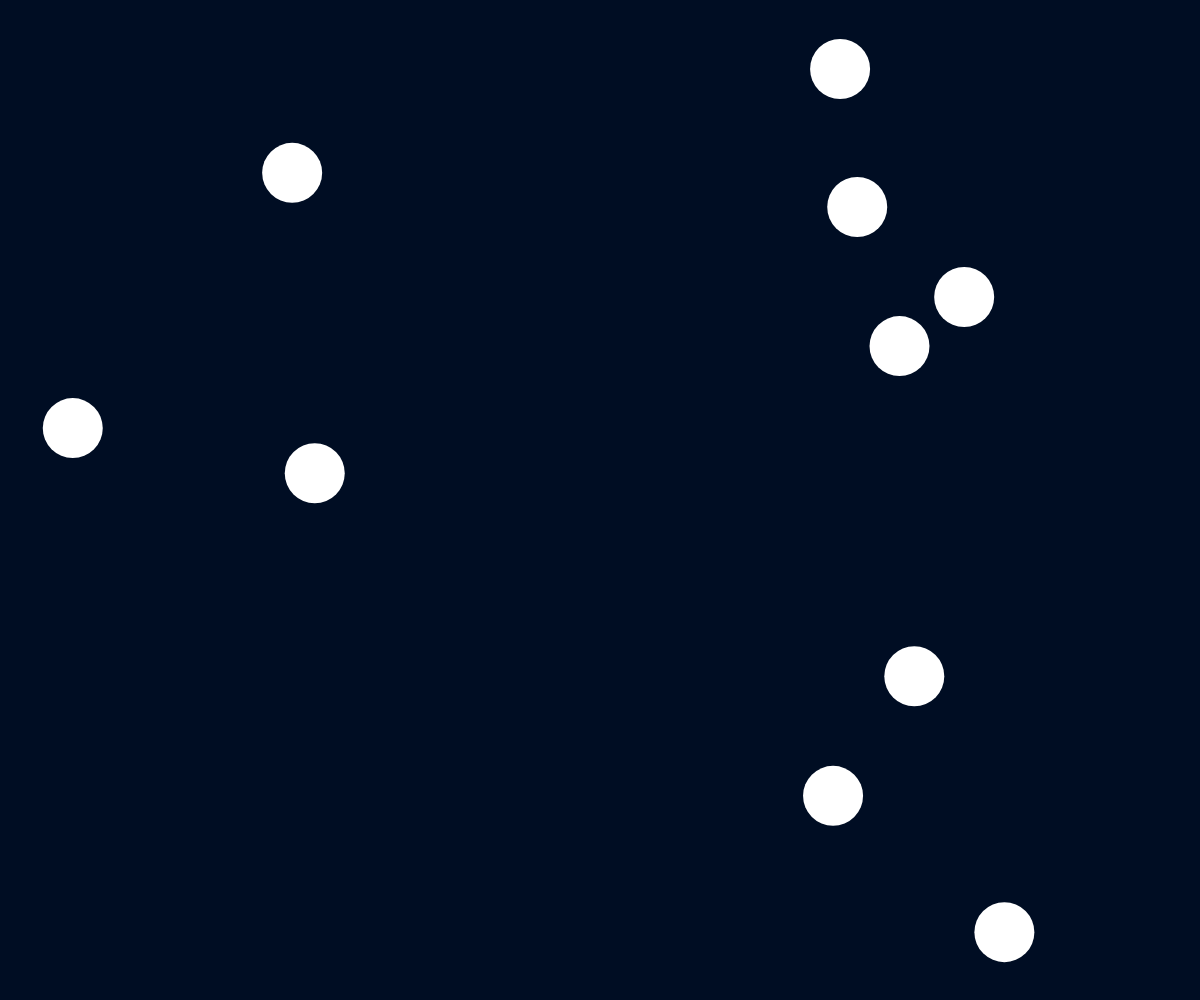
Frame 1 (no input)
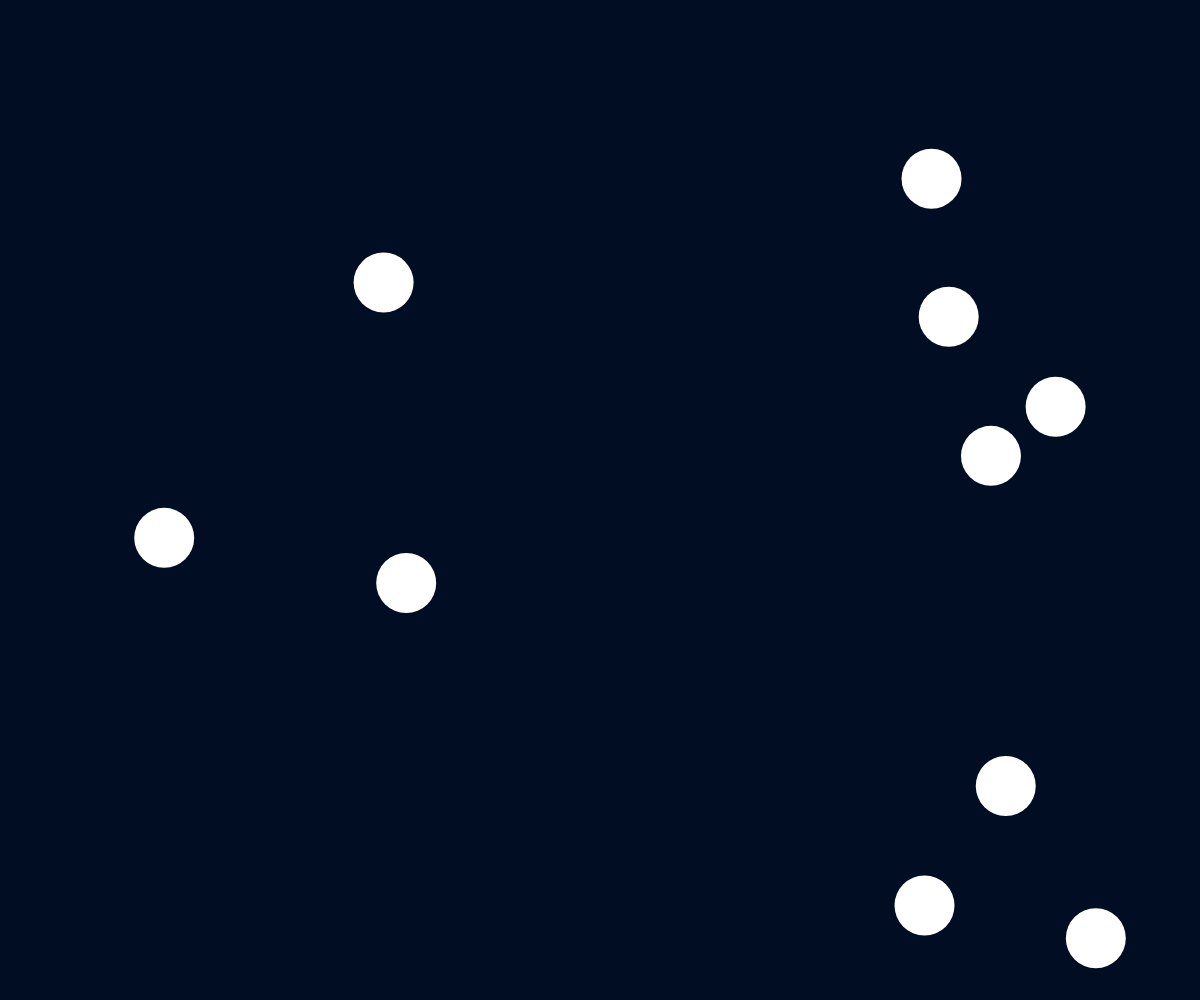
Frame 60 (no input)
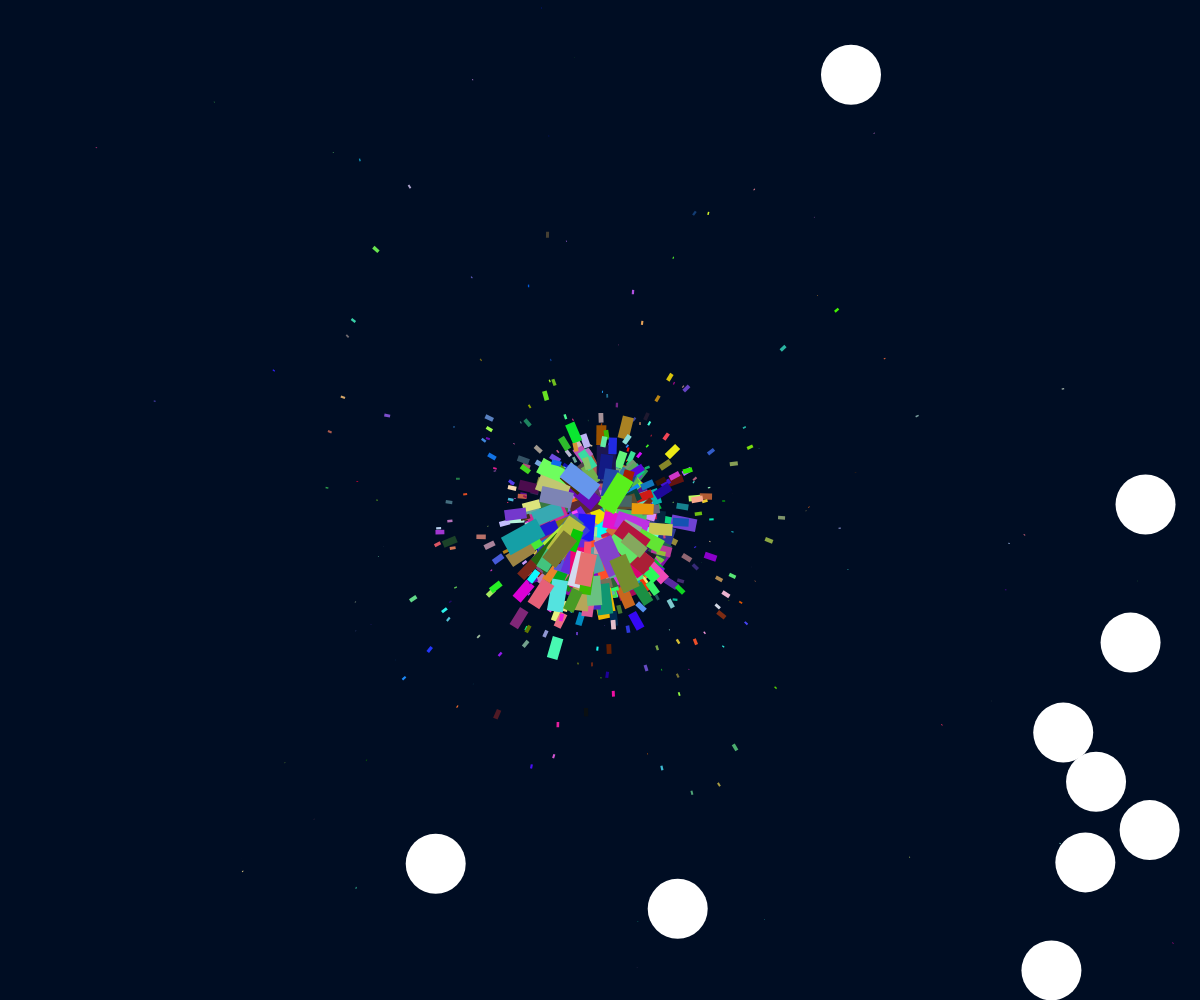
Frame 120 (the mouse pressed at the canvas centre since frame 60)

The p5.js sketch that drew these frames (run headless with seeded random() and noise() and a simulated clock; from frame 60 on, the mouse is pressed at the canvas centre):

// p5.js sketch
// ── sketch.js
let psys;
const blobTotal = 10;

function setup () {
    createCanvas(windowWidth, windowHeight);
    psys = new ParticleSys();
    bsys = new BlobSys();
    
    for ( let k = 0; k< blobTotal; k++) {
        bsys.addBlob();
        
    }
    
}

function draw () {
    background(0, 13, 35);
    bsys.run();
    psys.addParticle();
    psys.run();
    
     if(bsys.bs.length < blobTotal) {
            bsys.addBlob();
        }
    console.log(bsys.die());

}

function mousePressed() {
    bsys.die();
    
}

// ── destroyClass.js
function Blob (x,y,ra) {
    this.loc = new p5.Vector(x,y);
    this.vel = new p5.Vector(0,0);
    this.acc = new p5.Vector(0.05,0.06);
    this.r = ra;
    this.isKilled = false;
    
    this.update = function () {
        this.vel.add(this.acc);
        this.loc.add(this.vel);
    }
    
    this.checkEdges = function () {
        if (this.loc.x > width-this.r || this.loc.x < this.r) {
            this.vel.x *= -1;
        } else if (this.loc.y > height-this.r || this.loc.y < this.r) {
            this.vel.y *= -1;
        }
    }
    
    this.display = function () {
        ellipseMode(RADIUS);
        noStroke();
        fill(255);
        ellipse(this.loc.x, this.loc.y, this.r, this.r);
    }
    
    this.kill = function () {
        let d = dist(mouseX, mouseY, this.loc.x, this.loc.y);
        
        if(d < this.r && mouseIsPressed) {
            this.isKilled = true;
        } 
        
    }

}

// Blob System

function BlobSys () {
    this.bs = [];


    
    this.addBlob = function () {
        this.bs.push(new Blob(random(width), random(height), 30));

    }
    
    this.run = function() {
        for (let j = this.bs.length -1; j>=0 ; j--) {
            let b = this.bs[j];
            b.checkEdges();
            b.update();
            b.kill();
            b.display();

        }
    }
    
    this.die = function () {
        for (let j = this.bs.length -1; j>=0 ; j--) {
            let b = this.bs[j];
            
            if(b.isKilled) {
                this.bs.splice(j,1);

            }
        }
    }
}
// ── particleClass.js
function Particle (x,y, rad) {
    this.loc = new p5.Vector(x,y);
    this.acc = new p5.Vector(0,0.02);
    this.vel = new p5.Vector(0,0);
    this.r = rad;
    this.lifespan = 255;
    this.angle;
    this.col = color(random(255), random(255), random(255), this.lifespan);
    
    this.run = function () {

        this.update();      
        this.display();
    }
    
    this.update = function () {
        this.vel.add(this.acc);
        this.loc.add(this.vel);
        this.lifespan -=1;
    }
    
    this.display = function () {
        this.angle = this.vel.heading();
        noStroke();
        fill(this.col);
        push()
            translate(this.loc.x, this.loc.y);
            rotate(this.angle);
            rect(0,0, this.r*2 , this.r);
        pop()
    }
    
    
    this.isDead = function () {
        if (this.lifespan <= 0) {
            return true;
        } else {
            return false;
        }
    }
    
    this.applyForce = function (force) {
        let fAcc = new p5.Vector.div(force, this.r);
        this.acc.add(fAcc);
    }
    
}


// System Class

function ParticleSys () {
    this.ps = [];
    
    this.addParticle = function () {
        if(mouseIsPressed) {
            for (let i = 0; i<30; i++) {
                let par = new Particle(mouseX, mouseY, random(20))
                this.ps.push(par);
            }
            
        }
    }
    
    this.run = function () {
        this.addParticle();
        // Go backwards to remove from array
        for ( let i = this.ps.length-1 ; i >=0 ; i--) {
            let wind = new p5.Vector(random(-0.1,0.1),random(-0.1,0.1));
            let p = this.ps[i];
            p.applyForce(wind);
            p.run();

            if(p.isDead()) {
                this.ps.splice(i, 1);
            }
        }
    }
}
